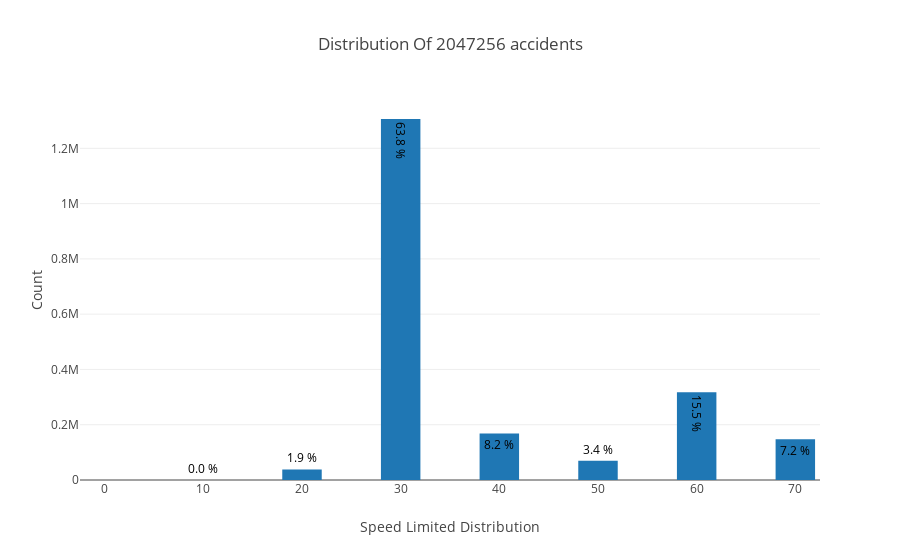

The notebook cell this image was saved under:
### Code cell
trace = go.Bar(x = spead_distribution.index,
               text = ['{:.1f} %'.format(val) for val in (spead_distribution.values / df_accident_Severity.shape[0] * 100)],
               textposition = 'auto',
               textfont = dict(color = '#000000'),
               y = spead_distribution.values,
               )
layout = dict(title = 'Distribution Of {} accidents'.format(df_accident_Severity.shape[0]),
              xaxis = dict(title = 'Speed Limited Distribution'),
              yaxis = dict(title = 'Count'))
fig = go.Figure(data=[trace], layout=layout)
iplot(fig)

### Figure 1 — Plotly figure (JSON) as saved in the notebook; plotly's stock layout.template omitted (floating-point values rounded to 4 significant figures)
{"data": [{"text": ["7.2 %", "15.5 %", "3.4 %", "8.2 %", "63.8 %", "1.9 %", "0.0 %", "0.0 %", "0.0 %"], "textfont": {"color": "#000000"}, "textposition": "auto", "type": "bar", "uid": "84768dc8-95e0-430a-a53c-9b2faded86e0", "x": [70, 60, 50, 40, 30, 20, 15, 10, 0], "y": [147305, 317469, 69479, 168357, 1306174, 38399, 16, 19, 1]}], "layout": {"title": {"text": "Distribution Of 2047256 accidents"}, "xaxis": {"title": {"text": "Speed Limited Distribution"}}, "yaxis": {"title": {"text": "Count"}}}}
